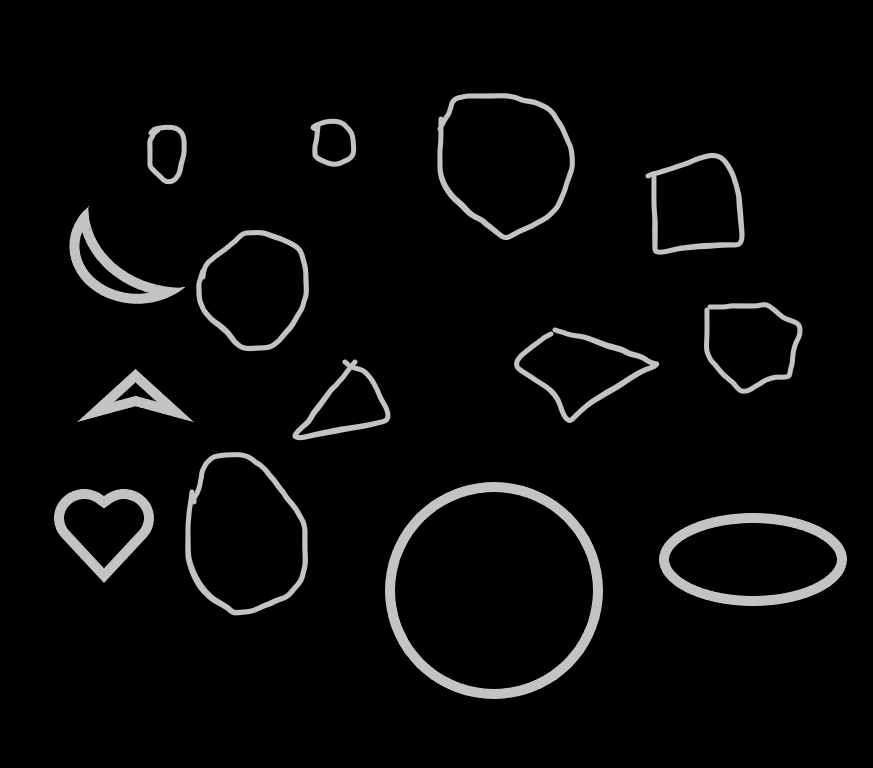
#> input picture example.png, 873 x 768 px
$ python kadai5.py
#> lines starting #> are read from the running program, lines starting #| are printed output that depends on the picture; after the words box and inside, x2 and y2 are one past the last pixel; in counts of white or black regions, pixels touching at a corner belong together
import imutils
import cv2

class ShapeDetector:
	def __init__(self):
		pass

	def detect(self, c):
		shape = "not circle"
		peri = cv2.arcLength(c, True)
		approx = cv2.approxPolyDP(c, 0.04 * peri, True)
		if len(approx) > 5:
			shape = "circle"

		return shape

image = cv2.imread('example.png')
#> image is the input picture: shape (768, 873, 3); min 0, max 195, mean 9.5

resized = imutils.resize(image, width=2000)
ratio = image.shape[0] / float(resized.shape[0])
#> ratio = 0.437

gray = cv2.cvtColor(resized, cv2.COLOR_BGR2GRAY)
blurred = cv2.GaussianBlur(gray, (5, 5), 0)
thresh = cv2.threshold(blurred, 60, 255, cv2.THRESH_BINARY)[1]
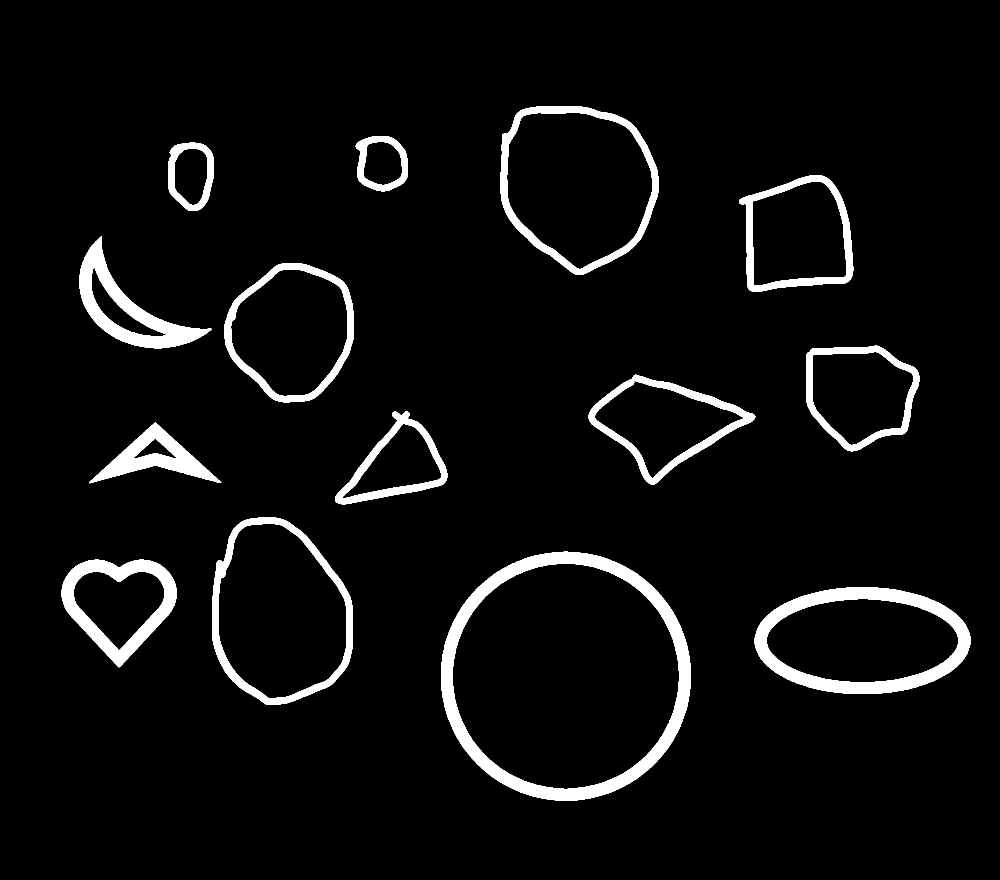
#> thresh: shape (1759, 2000) (shown at 1/2 size); 5.3% white; 14 white regions

cnts = cv2.findContours(thresh.copy(), cv2.RETR_EXTERNAL,
	cv2.CHAIN_APPROX_SIMPLE)
#> cnts = 14 contours; largest, box (x1, y1, x2, y2) and area: (882, 1103, 1382, 1601) 195067, (1001, 213, 1318, 550) 82398, (424, 1035, 706, 1410) 81908, (1509, 1174, 1941, 1388) 72185, (449, 526, 708, 805) 54184
cnts = imutils.grab_contours(cnts)
sd = ShapeDetector()
for c in cnts:
    if sd.detect(c) == "circle" :
	    M = cv2.moments(c)
	    cX = int((M["m10"] / M["m00"]) * ratio)
	    cY = int((M["m01"] / M["m00"]) * ratio)
	    shape = sd.detect(c)
	    c = c.astype("float")
	    c *= ratio
	    c = c.astype("int")
	    cv2.drawContours(image, [c], -1, (0, 255, 0), 2)
	    cv2.putText(image, shape, (cX, cY), cv2.FONT_HERSHEY_SIMPLEX,
	    	0.5, (0, 255, 0), 2)
	    cv2.imshow("Image", image)
	    cv2.waitKey(0)
#> this loop made 14 passes
#> (cX, cY) on passes 3, 4, 9, 13, 14: (493, 590), (243, 535), (254, 289), (333, 142), (504, 160)
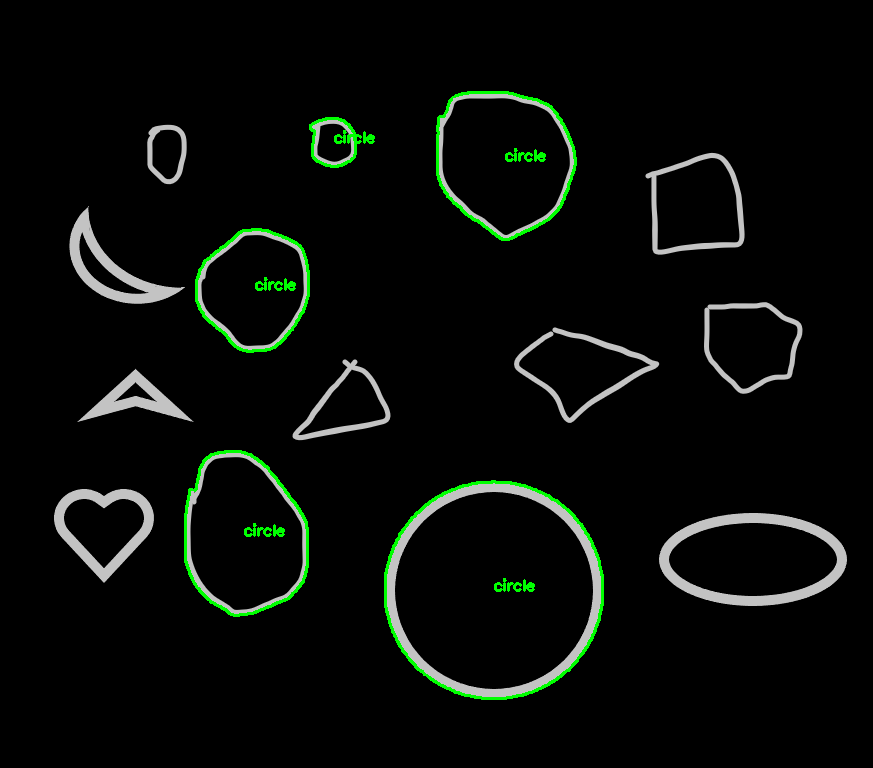
#> image: shape (768, 873, 3); 1.25% of pixels changed, all inside (x1, y1, x2, y2) = (184, 91, 604, 700)
#> after the loop, M = moments, m00 82398, centre m10/m00, m01/m00 = (1155.1, 367.6); cX = 504; cY = 160
en = c
#> en = 455 rows, first 8: [468, 92], [467, 93], [464, 93], [464, 93], [462, 93], [461, 94], [460, 94], [460, 94]
for c in cnts:
    if sd.detect(c) == "circle" :
        c = c.astype("float")
        c *= ratio
        c = c.astype("int")
        area = cv2.contourArea(c)
        perimeter = cv2.arcLength(c,True)
        enarea = cv2.contourArea(en)
        enperimeter = cv2.arcLength(en,True)
        #pi = perimeter*perimeter/4*area
        if area/perimeter*perimeter > enarea/enperimeter*enperimeter:
            en = c
#> this loop made 14 passes
#> (shape in detect, peri in detect, area, perimeter, enarea, enperimeter) on passes 3, 4, 9, 13, 14: ('circle', 1652.2, 37159, 761.3, 15714.5, 505), ('circle', 1107.1, 15606, 500.4, 37159, 761.3), ('circle', 878.7, 10323.5, 403.9, 37159, 761.3), ('circle', 375.3, 1761.5, 173.2, 37159, 761.3), ('circle', 1099.1, 15714.5, 505, 37159, 761.3)
#> after the loop, area = 15714.5; en = 682 rows, first 8: [492, 481], [491, 482], [483, 482], [482, 482], [481, 482], [481, 482], [477, 482], [476, 483]; enarea = 37159; enperimeter = 761.3; perimeter = 505
M = cv2.moments(en)
#> M = moments, m00 37159, centre m10/m00, m01/m00 = (493.4, 589.8)
cX = int((M["m10"] / M["m00"]))
#> cX = 493
cY = int((M["m01"] / M["m00"]))
#> cY = 589
cv2.drawContours(image, [en], -1, (0, 0, 255), 2)
cv2.putText(image, sd.detect(en), (cX, cY), cv2.FONT_HERSHEY_SIMPLEX,
            0.5  , (0, 0, 255), 2)
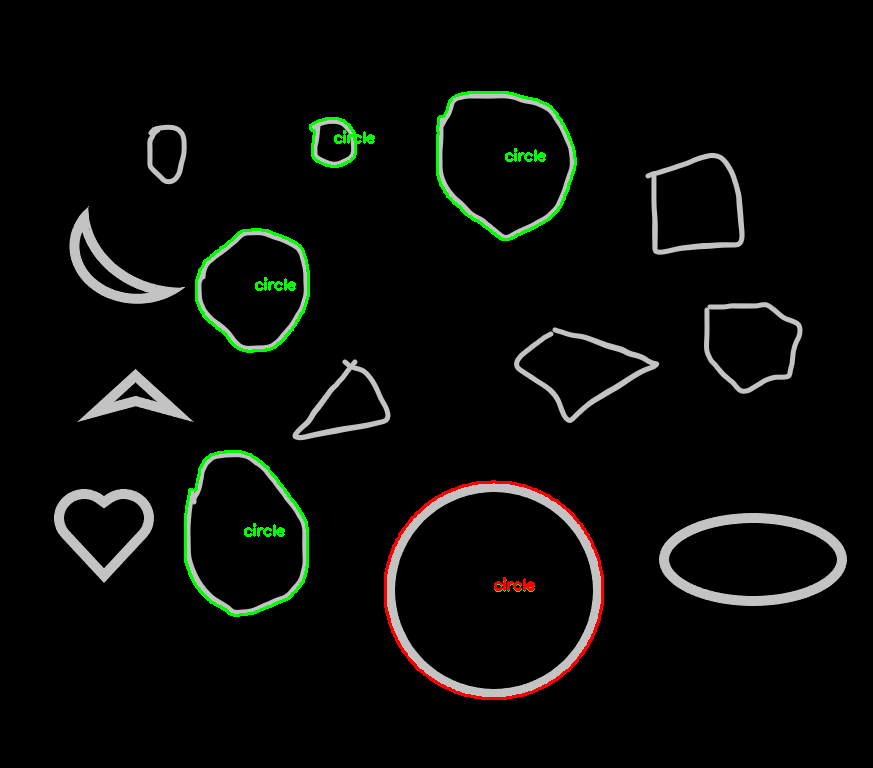
#> image: shape (768, 873, 3); mean B, G, R 8.5, 10.8, 9.5
cv2.imshow("Image", image)
cv2.waitKey(0)
cv2.destroyAllWindows()
